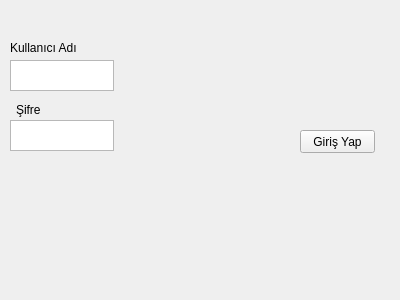
<?xml version="1.0" encoding="UTF-8"?>
<ui version="4.0">
 <class>Form</class>
 <widget class="QWidget" name="Form">
  <property name="geometry">
   <rect>
    <x>0</x>
    <y>0</y>
    <width>400</width>
    <height>300</height>
   </rect>
  </property>
  <property name="windowTitle">
   <string>Form</string>
  </property>
  <widget class="QTextEdit" name="textEdit">
   <property name="geometry">
    <rect>
     <x>10</x>
     <y>60</y>
     <width>104</width>
     <height>31</height>
    </rect>
   </property>
  </widget>
  <widget class="QTextEdit" name="textEdit_2">
   <property name="geometry">
    <rect>
     <x>10</x>
     <y>120</y>
     <width>104</width>
     <height>31</height>
    </rect>
   </property>
  </widget>
  <widget class="QLabel" name="label">
   <property name="geometry">
    <rect>
     <x>10</x>
     <y>40</y>
     <width>101</width>
     <height>16</height>
    </rect>
   </property>
   <property name="text">
    <string>Kullanıcı Adı</string>
   </property>
  </widget>
  <widget class="QLabel" name="label_2">
   <property name="geometry">
    <rect>
     <x>16</x>
     <y>100</y>
     <width>71</width>
     <height>20</height>
    </rect>
   </property>
   <property name="text">
    <string>Şifre</string>
   </property>
  </widget>
  <widget class="QPushButton" name="pushButton">
   <property name="geometry">
    <rect>
     <x>300</x>
     <y>130</y>
     <width>75</width>
     <height>23</height>
    </rect>
   </property>
   <property name="text">
    <string>Giriş Yap</string>
   </property>
  </widget>
 </widget>
 <resources/>
 <connections/>
</ui>
